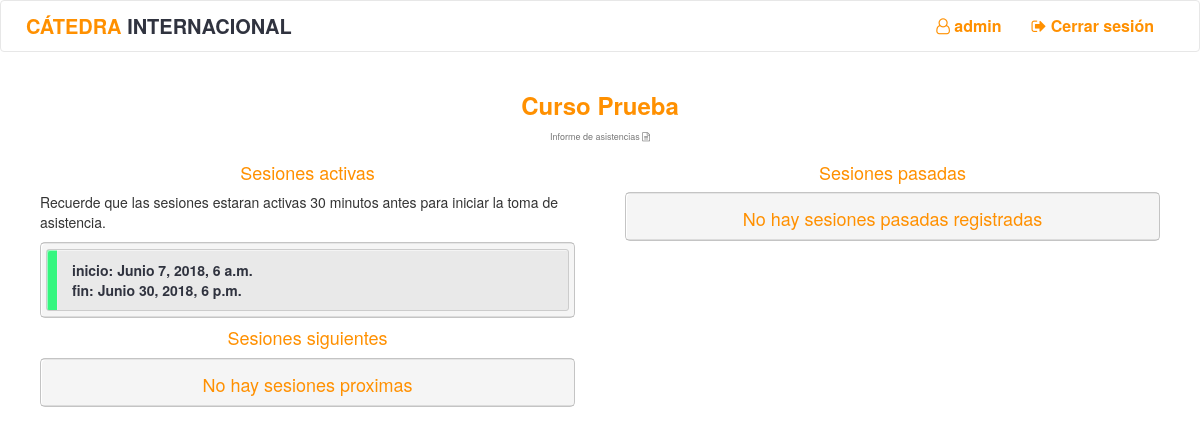
The app's page /curso/1/ (signed in), older data.
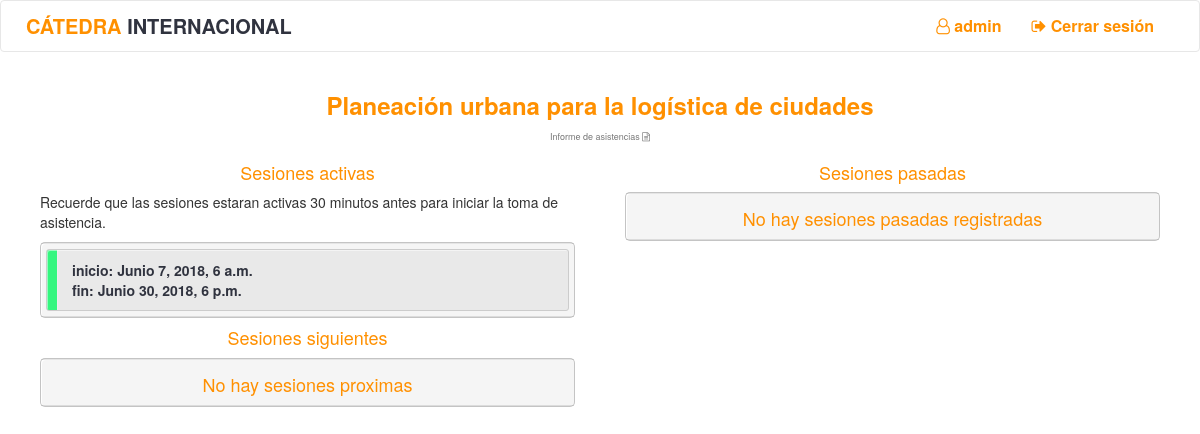
The same page, newer data.
### qr/models.py (models this page shows, shortened)
class Curso(models.Model):
    identificador = models.IntegerField(default=0000, null=False)
    nombre = models.CharField(max_length=300)
    monitores = models.ManyToManyField(User)

### qr/views.py (the view)
# urls.py: url(r"^curso/(?P<id_curso>[0-9]+)/$", views.curso, name="curso"),
def curso(request, id_curso):
    if not request.user.is_authenticated():
        return redirect('qr:login')
    curso = get_object_or_404(Curso, pk=id_curso)
    if request.user not in curso.monitores.all():
        return redirect('qr:home')
    dateNow = datetime.now(tz=timezone.utc)
    previous = Clase.objects.filter(Q(curso=curso) & Q(fin__lt=dateNow)).order_by('-fin')
    next = Clase.objects.filter(Q(curso=curso) & Q(inicio__gt=dateNow+timedelta(minutes=30)))
    now =  Clase.objects.filter(Q(curso=curso) & Q(inicio__lte=dateNow+timedelta(minutes=30)) & Q(fin__gt=dateNow))
    context = {
        "curso" : curso,
        "previous": previous,
        "next": next,
        "now": now
    }
    return render(request, "qr/curso.html", context)

### templates/qr/curso.html (shortened to what this page needs)
{% extends 'qr/base.html' %}
{% load staticfiles %}
{% block head %}
    <link rel="stylesheet" href="{% static "qr/css/curso.css" %}">
{% endblock %}
{% block body %}
    <div class="container">
        <div class="row">
            <h3 class="center"><b>{{ curso.nombre }}</b></h3>
            <h6 style="text-align: center; cursor: pointer;"><a href="{% url 'qr:informe' curso.id %}"><small>Informe de asistencias <i class="fa fa-file-text-o"></i></small></a></h6>
        </div>
        <div class="row ">
            <div class="col-sm-6 sesiones_list">
                <div class="row">
                    <h4 class="center">Sesiones activas</h4>
                    <p>Recuerde que las sesiones estaran activas 30 minutos antes para iniciar la toma de asistencia.</p>
                    <div class="notebooks" >
                      <ul class="notebook_ul">
                          {%  for clase in now %}
                            <li class="li-clase li-active">
                                <a href="{% url 'qr:clase' clase.id%}">
                                  inicio: {{clase.inicio}}<br/>
                                  fin: {{clase.fin}}<br/>
                                </a>
                            </li>
                          {% endfor %}
                      </ul>
                    </div>
                </div>
                    <div class="row">
                        <h4 class="center">Sesiones siguientes</h4>
                        <div class="notebooks" >
                            <ul class="notebook_ul">
                             {% if not next %}
                            <h4 class="center">No hay sesiones proximas</h4>
                            {% endif %}
                      </ul>
                    </div>
                </div>
            </div>
            <div class="col-sm-6 sesiones_list">
                <div class="row">
                    <h4 class="center">Sesiones pasadas</h4>
                    <div class="notebooks" >
                        <ul class="notebook_ul">
                         {% if not previous %}
                            <h4 class="center">No hay sesiones pasadas registradas</h4>
                        {% endif %}
                        </ul>
                    </div>
                </div>
            </div>
        </div>
    </div>
{% endblock %}

Row changes from the older to the newer data that the page shows:
changed Curso: nombre "Curso Prueba" → "Planeación urbana para la logística de ciudades"
